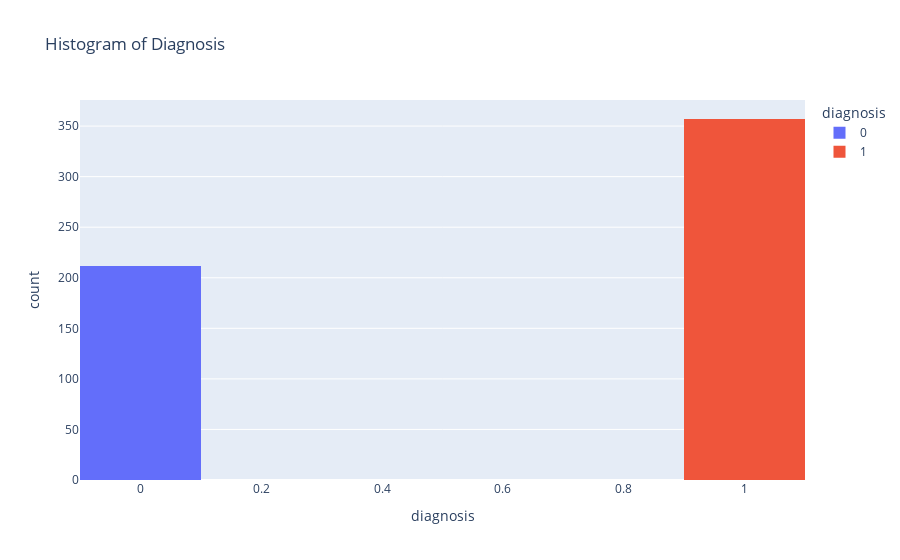

The cell this chart's notebook holds for it:
### Code cell
import plotly.express as px

# Create a histogram from the DataFrame
histogram = px.histogram(data_frame=df, 
                         x='diagnosis',  # Choose a column for the x-axis
                         nbins=10,  # Number of bins (optional)
                         color='diagnosis',  # Color by diagnosis (optional)
                         title='Histogram of Diagnosis')  # Plot title

# Display the histogram
histogram.show()

### Figure 1 — Plotly figure (JSON) as saved in the notebook; plotly's stock layout.template omitted (floating-point values rounded to 4 significant figures; data arrays with more than 128 entries replaced by an {"elided": "..."} marker saying what was removed)
{"data": [{"alignmentgroup": "True", "bingroup": "x", "hovertemplate": "diagnosis=%{x}<br>count=%{y}<extra></extra>", "legendgroup": "0", "marker": {"color": "#636efa", "pattern": {"shape": ""}}, "name": "0", "nbinsx": 10, "offsetgroup": "0", "orientation": "v", "showlegend": true, "type": "histogram", "x": {"elided": "212 int values"}, "xaxis": "x", "yaxis": "y"}, {"alignmentgroup": "True", "bingroup": "x", "hovertemplate": "diagnosis=%{x}<br>count=%{y}<extra></extra>", "legendgroup": "1", "marker": {"color": "#EF553B", "pattern": {"shape": ""}}, "name": "1", "nbinsx": 10, "offsetgroup": "1", "orientation": "v", "showlegend": true, "type": "histogram", "x": {"elided": "357 int values"}, "xaxis": "x", "yaxis": "y"}], "layout": {"barmode": "relative", "legend": {"title": {"text": "diagnosis"}, "tracegroupgap": 0}, "title": {"text": "Histogram of Diagnosis"}, "xaxis": {"anchor": "y", "categoryarray": [0, 1], "categoryorder": "array", "domain": [0, 1], "title": {"text": "diagnosis"}}, "yaxis": {"anchor": "x", "domain": [0, 1], "title": {"text": "count"}}}}
